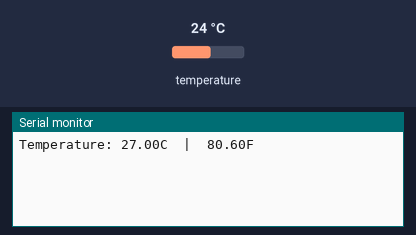
Simulated run of this sketch. Board: Arduino Uno, built with avr-gcc and run on an emulated ATmega328P. Parts: the last lines printed to the serial monitor. The test bench sets the inputs (shaded band); at power-on: temperature 24 °C.

Above: at 1.5 s.
1.6 s: temperature set to 12 °C
At 2.8 s:
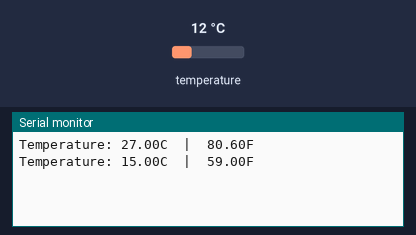
3.2 s: temperature set to 19 °C
At 4.2 s:
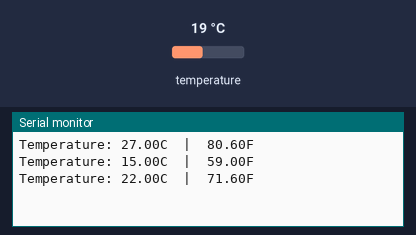
Timing chart, 0 to 6.2 s (numbered marks = the images above; inputs shaded):
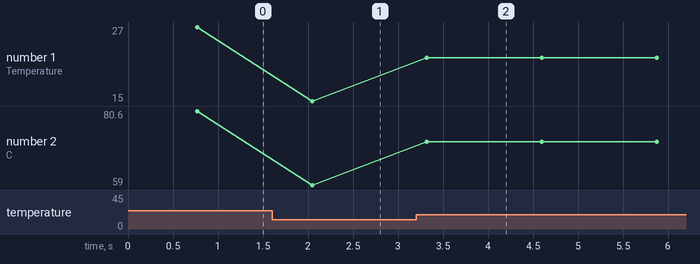

The sketch:

temp_test.ino
```cpp
#include <OneWire.h>
#include <DallasTemperature.h>

// Data wire is plugged into digital pin 2 on the Arduino
#define ONE_WIRE_BUS 3

// Setup a oneWire instance to communicate with any OneWire device
OneWire oneWire(ONE_WIRE_BUS);

// Pass oneWire reference to DallasTemperature library
DallasTemperature sensors(&oneWire);

void setup(void)
{
  sensors.begin();  // Start up the library
  Serial.begin(9600);
}

void loop(void)
{
  // Send the command to get temperatures
  sensors.requestTemperatures();

  //print the temperature in Celsius
  Serial.print("Temperature: ");
  Serial.print(sensors.getTempCByIndex(0)+3);
  //Serial.print((char)176);//shows degrees character
  Serial.print("C  |  ");

  //print the temperature in Fahrenheit
  Serial.print(((sensors.getTempCByIndex(0)+3) * 9.0) / 5.0 + 32.0);
  //Serial.print((char)176);//shows degrees character
  Serial.println("F");

  delay(500);
}
```

Measured:
- after the input at 1.6 s, the serial monitor: prints a new line after 0.44 s (image 1)
- after the input at 3.2 s, the serial monitor: prints a new line after 0.12 s (image 2)
- plotted number 1: 27 → 15 after the input at 1.6 s, 15 → 22 after the input at 3.2 s
- plotted number 2: 80.6 → 59 after the input at 1.6 s, 59 → 71.6 after the input at 3.2 s
